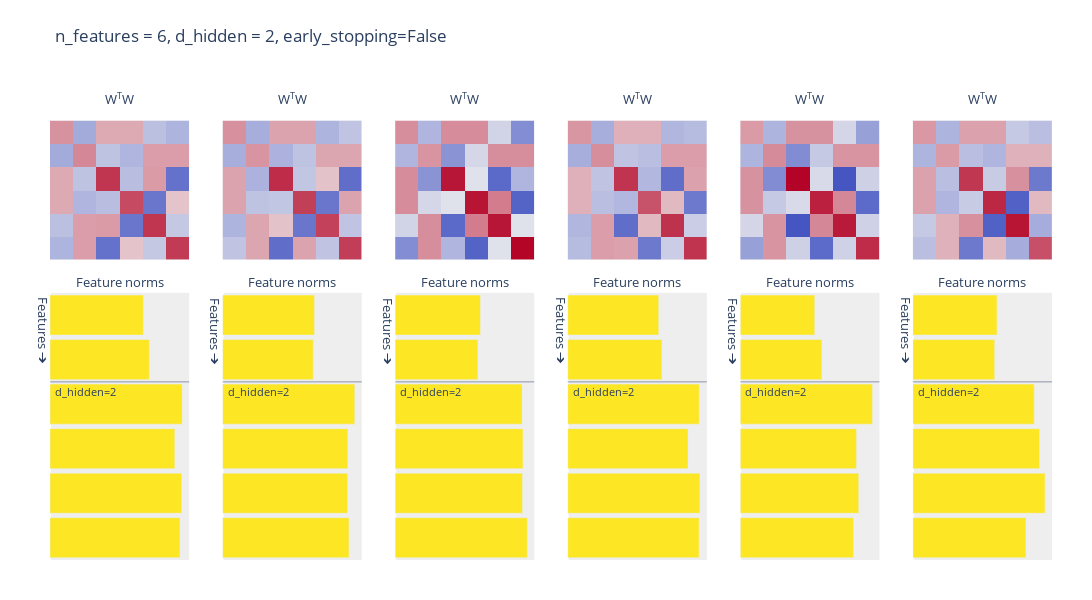

Notebook source saved alongside this figure:
### Code cell
plot_features_in_Nd(
    model.W,
    height = 600,
    width = 1400,
    title = "n_features = 6, d_hidden = 2, early_stopping=False",
)

### Figure 1 — Plotly figure (JSON) as saved in the notebook; plotly's stock layout.template omitted (floating-point values rounded to 4 significant figures; data arrays with more than 128 entries replaced by an {"elided": "..."} marker saying what was removed)
{"data": [{"marker": {"color": ["rgb(253, 231, 36)", "rgb(253, 231, 36)", "rgb(253, 231, 36)", "rgb(253, 231, 36)", "rgb(253, 231, 36)", "rgb(253, 231, 36)"]}, "orientation": "h", "type": "bar", "width": 0.9, "x": [0.6267, 0.6669, 0.8878, 0.8383, 0.8842, 0.8731], "xaxis": "x7", "y": [5, 4, 3, 2, 1, 0], "yaxis": "y7"}, {"colormodel": "rgba256", "customdata": [[0.3927, -0.4164, 0.2961, 0.2961, -0.2846, -0.3602], [-0.4164, 0.4448, -0.2714, -0.3532, 0.3447, 0.3447], [0.2961, -0.2714, 0.7882, -0.2972, 0.3557, -0.7656], [0.2961, -0.3532, -0.2972, 0.7028, -0.74, 0.1835], [-0.2846, 0.3447, 0.3557, -0.74, 0.7819, -0.2377], [-0.3602, 0.3447, -0.7656, 0.1835, -0.2377, 0.7623]], "hovertemplate": "In: %{x}<br>\nOut: %{y}<br>\nWeight: %{customdata:0.2f}", "type": "image", "xaxis": "x", "yaxis": "y", "z": {"elided": "6x6x4 int values"}}, {"marker": {"color": ["rgb(253, 231, 36)", "rgb(253, 231, 36)", "rgb(253, 231, 36)", "rgb(253, 231, 36)", "rgb(253, 231, 36)", "rgb(253, 231, 36)"]}, "orientation": "h", "type": "bar", "width": 0.9, "x": [0.6327, 0.6236, 0.9095, 0.8619, 0.8603, 0.8698], "xaxis": "x8", "y": [5, 4, 3, 2, 1, 0], "yaxis": "y8"}, {"colormodel": "rgba256", "customdata": [[0.4003, -0.3919, 0.3245, 0.3245, -0.3621, -0.2581], [-0.3919, 0.3889, -0.3719, -0.2677, 0.3082, 0.3082], [0.3245, -0.3719, 0.8272, -0.2572, 0.1889, -0.7862], [0.3245, -0.2677, -0.2572, 0.7428, -0.7384, 0.3228], [-0.3621, 0.3082, 0.1889, -0.7384, 0.7401, -0.2599], [-0.2581, 0.3082, -0.7862, 0.3228, -0.2599, 0.7565]], "hovertemplate": "In: %{x}<br>\nOut: %{y}<br>\nWeight: %{customdata:0.2f}", "type": "image", "xaxis": "x2", "yaxis": "y2", "z": {"elided": "6x6x4 int values"}}, {"marker": {"color": ["rgb(253, 231, 36)", "rgb(253, 231, 36)", "rgb(253, 231, 36)", "rgb(253, 231, 36)", "rgb(253, 231, 36)", "rgb(253, 231, 36)"]}, "orientation": "h", "type": "bar", "width": 0.9, "x": [0.6428, 0.6233, 0.9562, 0.9628, 0.9592, 0.9956], "xaxis": "x9", "y": [5, 4, 3, 2, 1, 0], "yaxis": "y9"}, {"colormodel": "rgba256", "customdata": [[0.4132, -0.3543, 0.4154, 0.4154, -0.1673, -0.5993], [-0.3543, 0.3885, -0.5613, -0.1484, 0.4121, 0.4121], [0.4154, -0.5613, 0.9144, -0.08562, -0.8189, -0.3561], [0.4154, -0.1484, -0.08562, 0.9271, 0.4908, -0.8518], [-0.1673, 0.4121, -0.8189, 0.4908, 0.9201, -0.07991], [-0.5993, 0.4121, -0.3561, -0.8518, -0.07991, 0.9912]], "hovertemplate": "In: %{x}<br>\nOut: %{y}<br>\nWeight: %{customdata:0.2f}", "type": "image", "xaxis": "x3", "yaxis": "y3", "z": {"elided": "6x6x4 int values"}}, {"marker": {"color": ["rgb(253, 231, 36)", "rgb(253, 231, 36)", "rgb(253, 231, 36)", "rgb(253, 231, 36)", "rgb(253, 231, 36)", "rgb(253, 231, 36)"]}, "orientation": "h", "type": "bar", "width": 0.9, "x": [0.6164, 0.638, 0.8906, 0.8149, 0.8951, 0.8896], "xaxis": "x10", "y": [5, 4, 3, 2, 1, 0], "yaxis": "y10"}, {"colormodel": "rgba256", "customdata": [[0.3799, -0.3931, 0.2718, 0.2718, -0.3481, -0.32], [-0.3931, 0.4071, -0.2652, -0.2952, 0.3459, 0.3459], [0.2718, -0.2652, 0.7932, -0.3359, -0.7864, 0.3302], [0.2718, -0.2952, -0.3359, 0.6641, 0.227, -0.724], [-0.3481, 0.3459, -0.7864, 0.227, 0.8013, -0.2086], [-0.32, 0.3459, 0.3302, -0.724, -0.2086, 0.7914]], "hovertemplate": "In: %{x}<br>\nOut: %{y}<br>\nWeight: %{customdata:0.2f}", "type": "image", "xaxis": "x4", "yaxis": "y4", "z": {"elided": "6x6x4 int values"}}, {"marker": {"color": ["rgb(253, 231, 36)", "rgb(253, 231, 36)", "rgb(253, 231, 36)", "rgb(253, 231, 36)", "rgb(253, 231, 36)", "rgb(253, 231, 36)"]}, "orientation": "h", "type": "bar", "width": 0.9, "x": [0.598, 0.6554, 1.062, 0.9337, 0.9515, 0.9088], "xaxis": "x11", "y": [5, 4, 3, 2, 1, 0], "yaxis": "y11"}, {"colormodel": "rgba256", "customdata": [[0.3577, -0.362, 0.3914, 0.3914, -0.1528, -0.4835], [-0.362, 0.4295, -0.6063, -0.2288, 0.385, 0.385], [0.3914, -0.6063, 1.127, -0.1282, -0.9334, -0.182], [0.3914, -0.2288, -0.1282, 0.8718, 0.443, -0.8056], [-0.1528, 0.385, -0.9334, 0.443, 0.9053, -0.174], [-0.4835, 0.385, -0.182, -0.8056, -0.174, 0.826]], "hovertemplate": "In: %{x}<br>\nOut: %{y}<br>\nWeight: %{customdata:0.2f}", "type": "image", "xaxis": "x5", "yaxis": "y5", "z": {"elided": "6x6x4 int values"}}, {"marker": {"color": ["rgb(253, 231, 36)", "rgb(253, 231, 36)", "rgb(253, 231, 36)", "rgb(253, 231, 36)", "rgb(253, 231, 36)", "rgb(253, 231, 36)"]}, "orientation": "h", "type": "bar", "width": 0.9, "x": [0.6121, 0.5951, 0.8832, 0.9207, 0.9611, 0.8223], "xaxis": "x12", "y": [5, 4, 3, 2, 1, 0], "yaxis": "y12"}, {"colormodel": "rgba256", "customdata": [[0.3747, -0.3635, 0.3333, 0.3333, -0.2337, -0.2952], [-0.3635, 0.3541, -0.2965, -0.3519, 0.2607, 0.2607], [0.3333, -0.2965, 0.78, -0.22, 0.4056, -0.7257], [0.3333, -0.3519, -0.22, 0.8478, -0.8628, 0.2321], [-0.2337, 0.2607, 0.4056, -0.8628, 0.9237, -0.4034], [-0.2952, 0.2607, -0.7257, 0.2321, -0.4034, 0.6762]], "hovertemplate": "In: %{x}<br>\nOut: %{y}<br>\nWeight: %{customdata:0.2f}", "type": "image", "xaxis": "x6", "yaxis": "y6", "z": {"elided": "6x6x4 int values"}}], "layout": {"annotations": [{"font": {"size": 13}, "showarrow": false, "text": "W<sup>T</sup>W", "x": 0.06944, "xanchor": "center", "xref": "paper", "y": 1, "yanchor": "bottom", "yref": "paper"}, {"font": {"size": 13}, "showarrow": false, "text": "W<sup>T</sup>W", "x": 0.2417, "xanchor": "center", "xref": "paper", "y": 1, "yanchor": "bottom", "yref": "paper"}, {"font": {"size": 13}, "showarrow": false, "text": "W<sup>T</sup>W", "x": 0.4139, "xanchor": "center", "xref": "paper", "y": 1, "yanchor": "bottom", "yref": "paper"}, {"font": {"size": 13}, "showarrow": false, "text": "W<sup>T</sup>W", "x": 0.5861, "xanchor": "center", "xref": "paper", "y": 1, "yanchor": "bottom", "yref": "paper"}, {"font": {"size": 13}, "showarrow": false, "text": "W<sup>T</sup>W", "x": 0.7583, "xanchor": "center", "xref": "paper", "y": 1, "yanchor": "bottom", "yref": "paper"}, {"font": {"size": 13}, "showarrow": false, "text": "W<sup>T</sup>W", "x": 0.9306, "xanchor": "center", "xref": "paper", "y": 1, "yanchor": "bottom", "yref": "paper"}, {"font": {"size": 13}, "showarrow": false, "text": "Feature norms", "x": 0.06944, "xanchor": "center", "xref": "paper", "y": 0.5938, "yanchor": "bottom", "yref": "paper"}, {"font": {"size": 13}, "showarrow": false, "text": "Feature norms", "x": 0.2417, "xanchor": "center", "xref": "paper", "y": 0.5938, "yanchor": "bottom", "yref": "paper"}, {"font": {"size": 13}, "showarrow": false, "text": "Feature norms", "x": 0.4139, "xanchor": "center", "xref": "paper", "y": 0.5938, "yanchor": "bottom", "yref": "paper"}, {"font": {"size": 13}, "showarrow": false, "text": "Feature norms", "x": 0.5861, "xanchor": "center", "xref": "paper", "y": 0.5938, "yanchor": "bottom", "yref": "paper"}, {"font": {"size": 13}, "showarrow": false, "text": "Feature norms", "x": 0.7583, "xanchor": "center", "xref": "paper", "y": 0.5938, "yanchor": "bottom", "yref": "paper"}, {"font": {"size": 13}, "showarrow": false, "text": "Feature norms", "x": 0.9306, "xanchor": "center", "xref": "paper", "y": 0.5938, "yanchor": "bottom", "yref": "paper"}, {"font": {"size": 13}, "showarrow": false, "text": "Features ➔", "textangle": 90, "x": -0.13, "xref": "x7 domain", "y": 0.99, "yref": "y7 domain"}, {"font": {"size": 13}, "showarrow": false, "text": "Features ➔", "textangle": 90, "x": -0.13, "xref": "x8 domain", "y": 0.99, "yref": "y8 domain"}, {"font": {"size": 13}, "showarrow": false, "text": "Features ➔", "textangle": 90, "x": -0.13, "xref": "x9 domain", "y": 0.99, "yref": "y9 domain"}, {"font": {"size": 13}, "showarrow": false, "text": "Features ➔", "textangle": 90, "x": -0.13, "xref": "x10 domain", "y": 0.99, "yref": "y10 domain"}, {"font": {"size": 13}, "showarrow": false, "text": "Features ➔", "textangle": 90, "x": -0.13, "xref": "x11 domain", "y": 0.99, "yref": "y11 domain"}, {"font": {"size": 13}, "showarrow": false, "text": "Features ➔", "textangle": 90, "x": -0.13, "xref": "x12 domain", "y": 0.99, "yref": "y12 domain"}, {"font": {"size": 11}, "showarrow": false, "text": " d_hidden=2", "x": 0, "xanchor": "left", "xref": "x7 domain", "y": 3.5, "yanchor": "top", "yref": "y7"}, {"font": {"size": 11}, "showarrow": false, "text": " d_hidden=2", "x": 0, "xanchor": "left", "xref": "x8 domain", "y": 3.5, "yanchor": "top", "yref": "y8"}, {"font": {"size": 11}, "showarrow": false, "text": " d_hidden=2", "x": 0, "xanchor": "left", "xref": "x9 domain", "y": 3.5, "yanchor": "top", "yref": "y9"}, {"font": {"size": 11}, "showarrow": false, "text": " d_hidden=2", "x": 0, "xanchor": "left", "xref": "x10 domain", "y": 3.5, "yanchor": "top", "yref": "y10"}, {"font": {"size": 11}, "showarrow": false, "text": " d_hidden=2", "x": 0, "xanchor": "left", "xref": "x11 domain", "y": 3.5, "yanchor": "top", "yref": "y11"}, {"font": {"size": 11}, "showarrow": false, "text": " d_hidden=2", "x": 0, "xanchor": "left", "xref": "x12 domain", "y": 3.5, "yanchor": "top", "yref": "y12"}], "height": 600, "margin": {"b": 40, "l": 50, "r": 40, "t": 110}, "plot_bgcolor": "#eee", "shapes": [{"line": {"width": 0.5}, "opacity": 1, "type": "line", "x0": 0, "x1": 1, "xref": "x7 domain", "y0": 3.5, "y1": 3.5, "yref": "y7"}, {"line": {"width": 0.5}, "opacity": 1, "type": "line", "x0": 0, "x1": 1, "xref": "x8 domain", "y0": 3.5, "y1": 3.5, "yref": "y8"}, {"line": {"width": 0.5}, "opacity": 1, "type": "line", "x0": 0, "x1": 1, "xref": "x9 domain", "y0": 3.5, "y1": 3.5, "yref": "y9"}, {"line": {"width": 0.5}, "opacity": 1, "type": "line", "x0": 0, "x1": 1, "xref": "x10 domain", "y0": 3.5, "y1": 3.5, "yref": "y10"}, {"line": {"width": 0.5}, "opacity": 1, "type": "line", "x0": 0, "x1": 1, "xref": "x11 domain", "y0": 3.5, "y1": 3.5, "yref": "y11"}, {"line": {"width": 0.5}, "opacity": 1, "type": "line", "x0": 0, "x1": 1, "xref": "x12 domain", "y0": 3.5, "y1": 3.5, "yref": "y12"}], "showlegend": false, "title": {"text": "n_features = 6, d_hidden = 2, early_stopping=False", "y": 0.95}, "width": 1400, "xaxis": {"anchor": "y", "domain": [0, 0.1389], "showgrid": false, "showticklabels": false}, "xaxis10": {"anchor": "y10", "domain": [0.5167, 0.6556], "showgrid": false, "showticklabels": false}, "xaxis11": {"anchor": "y11", "domain": [0.6889, 0.8278], "showgrid": false, "showticklabels": false}, "xaxis12": {"anchor": "y12", "domain": [0.8611, 1], "showgrid": false, "showticklabels": false}, "xaxis2": {"anchor": "y2", "domain": [0.1722, 0.3111], "showgrid": false, "showticklabels": false}, "xaxis3": {"anchor": "y3", "domain": [0.3444, 0.4833], "showgrid": false, "showticklabels": false}, "xaxis4": {"anchor": "y4", "domain": [0.5167, 0.6556], "showgrid": false, "showticklabels": false}, "xaxis5": {"anchor": "y5", "domain": [0.6889, 0.8278], "showgrid": false, "showticklabels": false}, "xaxis6": {"anchor": "y6", "domain": [0.8611, 1], "showgrid": false, "showticklabels": false}, "xaxis7": {"anchor": "y7", "domain": [0, 0.1389], "showgrid": false, "showticklabels": false}, "xaxis8": {"anchor": "y8", "domain": [0.1722, 0.3111], "showgrid": false, "showticklabels": false}, "xaxis9": {"anchor": "y9", "domain": [0.3444, 0.4833], "showgrid": false, "showticklabels": false}, "yaxis": {"anchor": "x", "domain": [0.6438, 1], "showgrid": false, "showticklabels": false}, "yaxis10": {"anchor": "x10", "domain": [0, 0.5938], "showgrid": false, "showticklabels": false}, "yaxis11": {"anchor": "x11", "domain": [0, 0.5938], "showgrid": false, "showticklabels": false}, "yaxis12": {"anchor": "x12", "domain": [0, 0.5938], "showgrid": false, "showticklabels": false}, "yaxis2": {"anchor": "x2", "domain": [0.6438, 1], "showgrid": false, "showticklabels": false}, "yaxis3": {"anchor": "x3", "domain": [0.6438, 1], "showgrid": false, "showticklabels": false}, "yaxis4": {"anchor": "x4", "domain": [0.6438, 1], "showgrid": false, "showticklabels": false}, "yaxis5": {"anchor": "x5", "domain": [0.6438, 1], "showgrid": false, "showticklabels": false}, "yaxis6": {"anchor": "x6", "domain": [0.6438, 1], "showgrid": false, "showticklabels": false}, "yaxis7": {"anchor": "x7", "domain": [0, 0.5938], "showgrid": false, "showticklabels": false}, "yaxis8": {"anchor": "x8", "domain": [0, 0.5938], "showgrid": false, "showticklabels": false}, "yaxis9": {"anchor": "x9", "domain": [0, 0.5938], "showgrid": false, "showticklabels": false}}}
